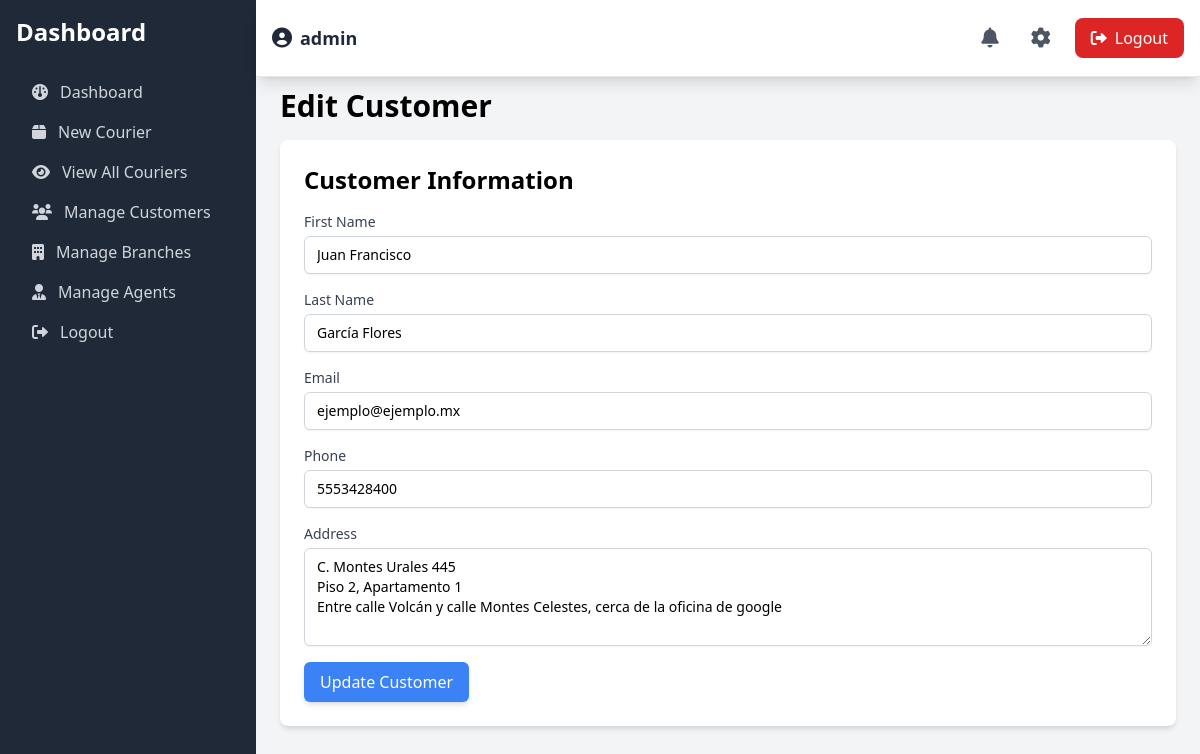
Page /admin/edit_customer.php?id=customer_085033 (signed in) on the committed database.
### tables this page shows
CREATE TABLE `customers` (
  `customer_id` char(36) NOT NULL,
  `first_name` varchar(50) NOT NULL,
  `last_name` varchar(50) NOT NULL,
  `email` varchar(100) NOT NULL,
  `phone` varchar(20) DEFAULT NULL,
  `address` text NOT NULL,
  `deleted` tinyint(1) DEFAULT 0,
  `created_at` date DEFAULT NULL
);

### admin/edit_customer.php (the view, shortened to what this page needs)
<?php
$customerId = $_GET['id'];
$database = new Database();
$db = $database->getConnection();
$query = "SELECT * FROM customers WHERE customer_id = :customer_id AND deleted = FALSE";
$stmt = $db->prepare($query);
$stmt->bindParam(':customer_id', $customerId);
$stmt->execute();
$customer = $stmt->fetch(PDO::FETCH_ASSOC);
?>
<!DOCTYPE html>
<html lang="en">
<?php include_once '../includes/head.php'; ?>
<body class="bg-gray-100">
    <?php include "../includes/sidebar.php"; ?>
    <?php include "../includes/topbar.php"; ?>
    <main class="ml-64 p-6 mt-16">
        <h1 class="text-3xl font-bold mb-4">Edit Customer</h1>
        <div class="bg-white shadow-md rounded-lg p-6 mb-6">
            <h2 class="text-2xl font-semibold mb-4">Customer Information</h2>
            <form action="update_customer.php" method="POST">
                <div class="mb-4">
                    <label for="first_name" class="block text-sm font-medium text-gray-700">First Name</label>
                    <input type="text" id="first_name" name="first_name"
                        value="<?php echo htmlspecialchars($customer['first_name']); ?>"
                        class="mt-1 block w-full px-3 py-2 border border-gray-300 rounded-md shadow-sm focus:outline-none focus:ring-indigo-500 focus:border-indigo-500 sm:text-sm"
                        required>
                </div>
                <div class="mb-4">
                    <label for="last_name" class="block text-sm font-medium text-gray-700">Last Name</label>
                    <input type="text" id="last_name" name="last_name"
                        value="<?php echo htmlspecialchars($customer['last_name']); ?>"
                        class="mt-1 block w-full px-3 py-2 border border-gray-300 rounded-md shadow-sm focus:outline-none focus:ring-indigo-500 focus:border-indigo-500 sm:text-sm"
                        required>
                </div>
                <div class="mb-4">
                    <label for="email" class="block text-sm font-medium text-gray-700">Email</label>
                    <input type="email" id="email" name="email"
                        value="<?php echo htmlspecialchars($customer['email']); ?>"
                        class="mt-1 block w-full px-3 py-2 border border-gray-300 rounded-md shadow-sm focus:outline-none focus:ring-indigo-500 focus:border-indigo-500 sm:text-sm"
                        required>
                </div>
                <div class="mb-4">
                    <label for="phone" class="block text-sm font-medium text-gray-700">Phone</label>
                    <input type="tel" id="phone" name="phone"
                        value="<?php echo htmlspecialchars($customer['phone']); ?>"
                        class="mt-1 block w-full px-3 py-2 border border-gray-300 rounded-md shadow-sm focus:outline-none focus:ring-indigo-500 focus:border-indigo-500 sm:text-sm"
                        required>
                </div>
                <div class="mb-4">
                    <label for="address" class="block text-sm font-medium text-gray-700">Address</label>
                    <textarea id="address" name="address" rows="4"
                        class="mt-1 block w-full px-3 py-2 border border-gray-300 rounded-md shadow-sm focus:outline-none focus:ring-indigo-500 focus:border-indigo-500 sm:text-sm"
                        required><?php echo htmlspecialchars($customer['address']); ?></textarea>
                </div>
                <button type="submit"
                    class="bg-blue-500 text-white px-4 py-2 rounded-md shadow-md hover:bg-blue-600">Update
                    Customer</button>
            </form>
        </div>
    </main>
</body>
</html>

### rows in the picture
customers: first_name "Juan Francisco", last_name "García Flores", email "ejemplo@ejemplo.mx", phone "5553428400", address "C. Montes Urales 445 Piso 2, Apartamento 1 Entre calle Volcán y calle Montes Celestes, cerca de la oficina de google"

### other values in the picture
$_SESSION['username'] "admin"
